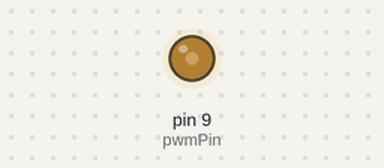
Bench run of a sketch on a simulated Arduino Uno, built with avr-gcc and run on an emulated ATmega328P. Parts: output pins drawn as LEDs (lit = HIGH).

Above: at 0.1 s.
Timing chart, 0 to 1.6 s (numbered marks = the images above):
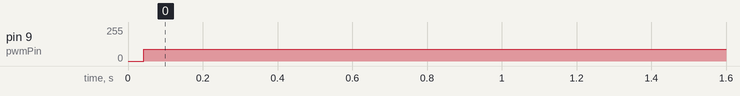

Measured:
- by itself, pin 9 (pwmPin): 0/255 → 90/255 at 0.04 s

The sketch:

Sintesis_Excel.ino
```cpp
// Tabla de valores exportada desde Excel
const unsigned char tabla[34] = {0 ,16 ,32 ,49 ,65 ,81 ,98 ,81 ,65 ,49
   ,32 ,16 ,0 ,15 ,24 ,30 ,33 ,35 ,35 ,33
   ,30 ,24 ,15 ,0 ,220 ,237 ,247 ,253 ,255 ,253
   ,247 ,237 ,220 ,0
};

const int pwmPin = 9;

void setup() {
  // Configurar el pin 9 como salida
  pinMode(9, OUTPUT);

  // Configuración del modo PWM rápido de 8 bits
  TCCR1A = _BV(WGM10) | _BV(COM1A1); // WGM10 = 1 (PWM rápido, 8 bits), COM1A1 =  1(salida en pin 9)
  TCCR1B = _BV(WGM12) | _BV(CS10);   // WGM12 = 1 (PWM rápido) y CS10 = 1 (sin prescaler)
}

void loop() {
  for (int i = 0; i < 34; i++) {
    //Asignar a OCR1A es mas eficiente que analogWrite(pwmPin, tabla[i]);
    OCR1A = tabla[i];
    //Delay para tiempo de muestreo
    delayMicroseconds(100);
  }
}
```
